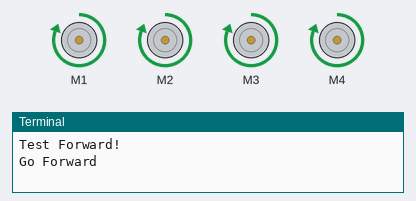
Bench run of a program on a simulated Raspberry Pi (BCM pin numbers). Parts: 4 × DC motor (green arrow = forward, orange = backward, longer = faster), the last lines printed to the terminal. Motors are numbered in the order the program creates them (left before right in a Robot). At 8.0 s the program stops and its outputs stay as they are.

Above: at 0.1 s.
At 2.1 s:
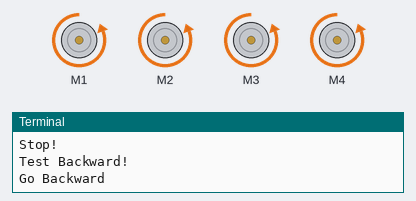
At 4.1 s:
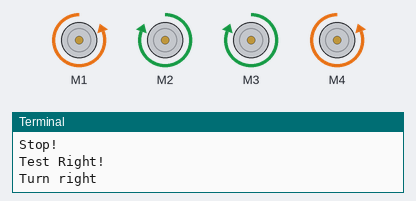
At 6.1 s:
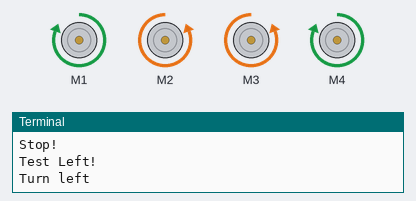
At 8.1 s:
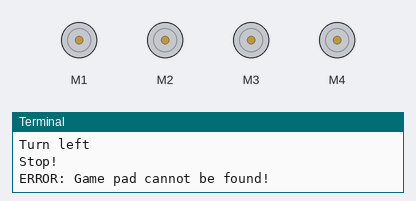
Timing chart, 0 to 9.5 s (numbered marks = the images above):
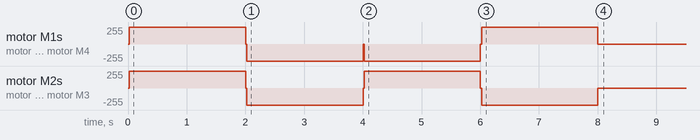

Measured:
- by itself, motor M1, motor M4: stopped → forward 255/255 at 0.02 s, → backward 255/255 2.0 s later, → forward 255/255 4.0 s later, → stopped 2.0 s later
- by itself, motor M2, motor M3: stopped → forward 255/255 at 0.02 s, → backward 255/255 2.0 s later, → forward 255/255 2.0 s later, → backward 255/255 2.0 s later, … (5 changes in this stretch)

The program:

robby_boot_script.py
```python
#! /usr/bin/env python3
# Code to run the buggy from a remote Pi using a home-brew game controller.
# https://projects.raspberrypi.org/en/projects/remote-control-buggy/4
from gpiozero import Robot, Button, LED, Device
from evdev import InputDevice, categorize, ecodes
from os.path import exists
from signal import pause
import RPi.GPIO as GPIO
import time

## Robot Variables
front_wheels = Robot(left=(9,10), right=(7,8))
back_wheels = Robot(left=(21,20), right=(13,6))
front_wheels.stop()
back_wheels.stop()

## Testing Variables
testing_speed = 1
testing_time = 2

def fwd(speed = 1):
  print('Go Forward')
  front_wheels.forward(speed)
  back_wheels.forward(speed)
  #led.on()

def bck(speed = 1):
  print('Go Backward')
  front_wheels.backward(speed)
  back_wheels.backward(speed)

def lft(speed = 1):
  print('Turn left')
  front_wheels.right()
  back_wheels.left()

def rgt(speed = 1):
  print('Turn right')
  front_wheels.left()
  back_wheels.right()

def stp():
  print('Stop!')
  front_wheels.stop()
  back_wheels.stop()

## Functions to test wheels on boot
def test_forward():
    print("Test Forward!")
    fwd(testing_speed)
    time.sleep(testing_time)
    stp()

def test_backward():
    print("Test Backward!")
    bck(testing_speed)
    time.sleep(testing_time)
    stp()

def test_right():
    print("Test Right!")
    rgt(testing_speed)
    time.sleep(testing_time)
    stp()

def test_left():
    print("Test Left!")
    lft(testing_speed)
    time.sleep(testing_time)
    stp()

def event_path(i):
  return '/dev/input/event' + str(i)

## Call Testing Functions
test_forward()
test_backward()
test_right()
test_left()

## Setup GamePad
#gamepad = InputDevice('/dev/input/event1')

i = 0
while exists(event_path(i)):
  gamepad = InputDevice(event_path(i))
  if gamepad.name == "Logitech Gamepad F310":
    break
  i += 1
else:
  print("ERROR: Game pad cannot be found!")
  quit()

button_commands = {
  304 : bck, # btn_a
  305 : rgt, # btn_b
  308 : fwd, # btn_y
  307 : lft, # btn_x
  #17 : fwd, # pad_up
  #17 : bck, # pad_down
  #16 : rgt, # pad_right
  #17 : lft, # pad_left
  310 : lft, # btn_tl
  311 : rgt, # btn_tr
  5   : fwd, # abs_rz
  2   : bck, # abs_z
}

print('Robot Ready!')
print('Using: ' + gamepad.name)

try:
    for event in gamepad.read_loop():
        print(event)
        if event.type == ecodes.EV_KEY:
            if event.value == 1:
              button_commands.get(event.code)()
            else:
              stp()
        if event.type == ecodes.EV_ABS:
            if event.value >= 1:
              speed = event.value/255
              command = button_commands.get(event.code)
              if command:
                command(speed)
            else:
              stp()

except KeyboardInterrupt:
    print("Stopping Robot...")

except:
    print("Oh no, something went wrong!\nStopping Robot...")

finally:
    print("Goodbye!")
    GPIO.cleanup()
```
